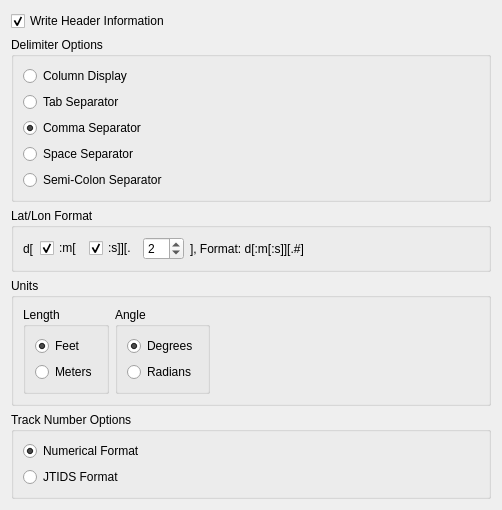
<?xml version="1.0" encoding="UTF-8"?>
<ui version="4.0">
 <class>GeneralFormat</class>
 <widget class="QWidget" name="GeneralFormat">
  <property name="geometry">
   <rect>
    <x>0</x>
    <y>0</y>
    <width>502</width>
    <height>479</height>
   </rect>
  </property>
  <property name="sizePolicy">
   <sizepolicy hsizetype="Expanding" vsizetype="Fixed">
    <horstretch>0</horstretch>
    <verstretch>0</verstretch>
   </sizepolicy>
  </property>
  <layout class="QVBoxLayout" name="verticalLayout" stretch="0,0,0,0,0,0">
   <item>
    <widget class="QCheckBox" name="mCheckBoxHeaderInfo">
     <property name="text">
      <string>Write Header Information</string>
     </property>
     <property name="checked">
      <bool>true</bool>
     </property>
    </widget>
   </item>
   <item>
    <widget class="QGroupBox" name="groupBox_2">
     <property name="styleSheet">
      <string notr="true"/>
     </property>
     <property name="title">
      <string>Delimiter Options</string>
     </property>
     <property name="flat">
      <bool>false</bool>
     </property>
     <layout class="QVBoxLayout">
      <item>
       <widget class="QRadioButton" name="mButtonColumn">
        <property name="text">
         <string>Column Display</string>
        </property>
        <property name="checked">
         <bool>false</bool>
        </property>
       </widget>
      </item>
      <item>
       <widget class="QRadioButton" name="mButtonTab">
        <property name="text">
         <string>Tab Separator</string>
        </property>
       </widget>
      </item>
      <item>
       <widget class="QRadioButton" name="mButtonComma">
        <property name="text">
         <string>Comma Separator</string>
        </property>
        <property name="checked">
         <bool>true</bool>
        </property>
       </widget>
      </item>
      <item>
       <widget class="QRadioButton" name="mButtonSpace">
        <property name="text">
         <string>Space Separator</string>
        </property>
       </widget>
      </item>
      <item>
       <widget class="QRadioButton" name="mButtonSemiColon">
        <property name="text">
         <string>Semi-Colon Separator</string>
        </property>
       </widget>
      </item>
     </layout>
    </widget>
   </item>
   <item>
    <widget class="QGroupBox" name="groupBox_4">
     <property name="title">
      <string>Lat/Lon Format</string>
     </property>
     <layout class="QHBoxLayout" name="horizontalLayout">
      <item>
       <widget class="QLabel" name="label_2">
        <property name="text">
         <string>d[</string>
        </property>
       </widget>
      </item>
      <item>
       <widget class="QCheckBox" name="mCB_LatLonM">
        <property name="text">
         <string>:m[</string>
        </property>
        <property name="checked">
         <bool>true</bool>
        </property>
       </widget>
      </item>
      <item>
       <widget class="QCheckBox" name="mCB_LatLonS">
        <property name="text">
         <string>:s]][.</string>
        </property>
        <property name="checked">
         <bool>true</bool>
        </property>
       </widget>
      </item>
      <item>
       <widget class="QSpinBox" name="mSB_LatLonDecimal">
        <property name="value">
         <number>2</number>
        </property>
       </widget>
      </item>
      <item>
       <widget class="QLabel" name="label">
        <property name="text">
         <string>], Format: d[:m[:s]][.#]</string>
        </property>
       </widget>
      </item>
      <item>
       <spacer name="horizontalSpacer">
        <property name="orientation">
         <enum>Qt::Horizontal</enum>
        </property>
        <property name="sizeHint" stdset="0">
         <size>
          <width>40</width>
          <height>20</height>
         </size>
        </property>
       </spacer>
      </item>
     </layout>
    </widget>
   </item>
   <item>
    <widget class="QGroupBox" name="groupBox_3">
     <property name="styleSheet">
      <string notr="true"/>
     </property>
     <property name="title">
      <string>Units</string>
     </property>
     <property name="flat">
      <bool>false</bool>
     </property>
     <layout class="QHBoxLayout" name="horizontalLayout_2">
      <item>
       <widget class="QGroupBox" name="groupBox_5">
        <property name="title">
         <string>Length</string>
        </property>
        <layout class="QVBoxLayout" name="verticalLayout_2">
         <item>
          <widget class="QRadioButton" name="mButtonFeet">
           <property name="text">
            <string>Feet</string>
           </property>
           <property name="checked">
            <bool>true</bool>
           </property>
          </widget>
         </item>
         <item>
          <widget class="QRadioButton" name="mButtonMeters">
           <property name="text">
            <string>Meters</string>
           </property>
          </widget>
         </item>
        </layout>
       </widget>
      </item>
      <item>
       <widget class="QGroupBox" name="groupBox_6">
        <property name="title">
         <string>Angle</string>
        </property>
        <layout class="QVBoxLayout" name="verticalLayout_3">
         <item>
          <widget class="QRadioButton" name="mButtonDeg">
           <property name="text">
            <string>Degrees</string>
           </property>
           <property name="checked">
            <bool>true</bool>
           </property>
          </widget>
         </item>
         <item>
          <widget class="QRadioButton" name="mButtonRad">
           <property name="text">
            <string>Radians</string>
           </property>
          </widget>
         </item>
        </layout>
       </widget>
      </item>
      <item>
       <spacer name="horizontalSpacer_2">
        <property name="orientation">
         <enum>Qt::Horizontal</enum>
        </property>
        <property name="sizeHint" stdset="0">
         <size>
          <width>40</width>
          <height>20</height>
         </size>
        </property>
       </spacer>
      </item>
     </layout>
    </widget>
   </item>
   <item>
    <widget class="QGroupBox" name="groupBox">
     <property name="title">
      <string>Track Number Options</string>
     </property>
     <layout class="QVBoxLayout">
      <item>
       <widget class="QRadioButton" name="mButtonNumerical">
        <property name="text">
         <string>Numerical Format</string>
        </property>
        <property name="checked">
         <bool>true</bool>
        </property>
       </widget>
      </item>
      <item>
       <widget class="QRadioButton" name="mButtonJTIDS">
        <property name="text">
         <string>JTIDS Format</string>
        </property>
       </widget>
      </item>
     </layout>
    </widget>
   </item>
   <item>
    <spacer name="verticalSpacer">
     <property name="orientation">
      <enum>Qt::Vertical</enum>
     </property>
     <property name="sizeHint" stdset="0">
      <size>
       <width>20</width>
       <height>40</height>
      </size>
     </property>
    </spacer>
   </item>
  </layout>
 </widget>
 <resources/>
 <connections/>
</ui>
